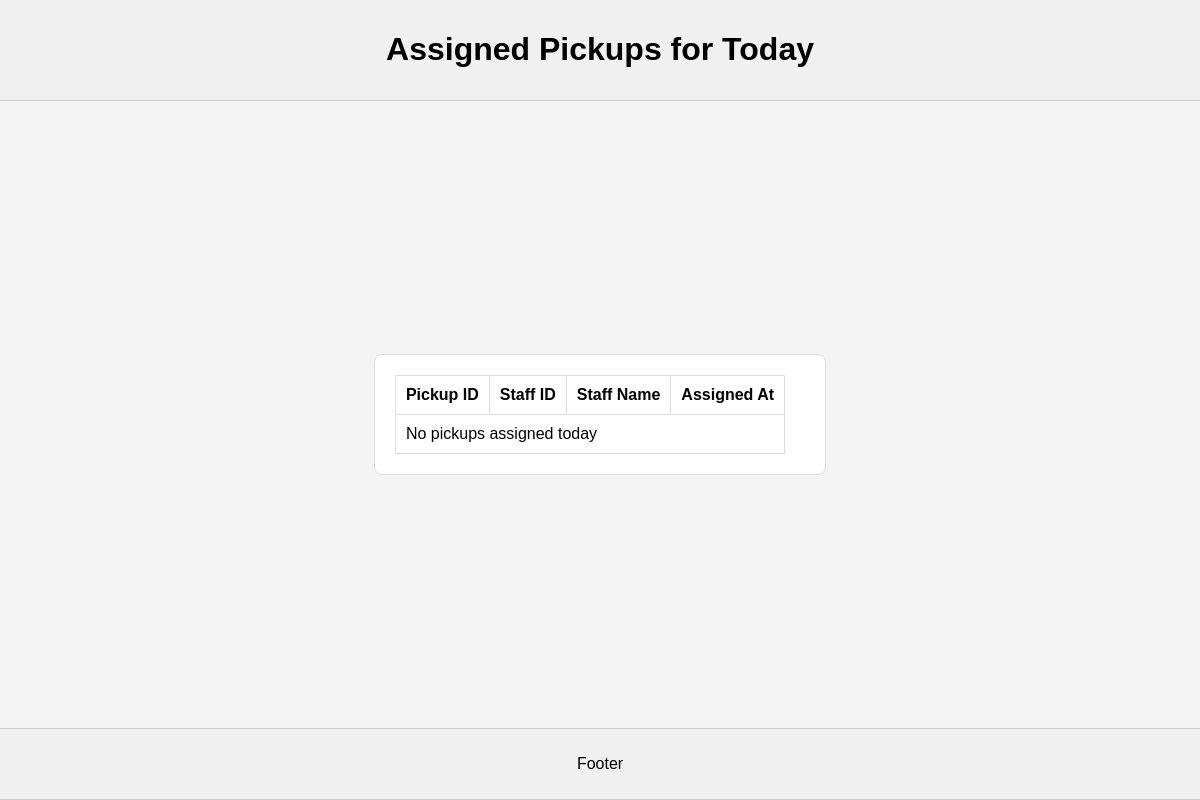
The page /assigned_pickups/ on the database as committed earlier.
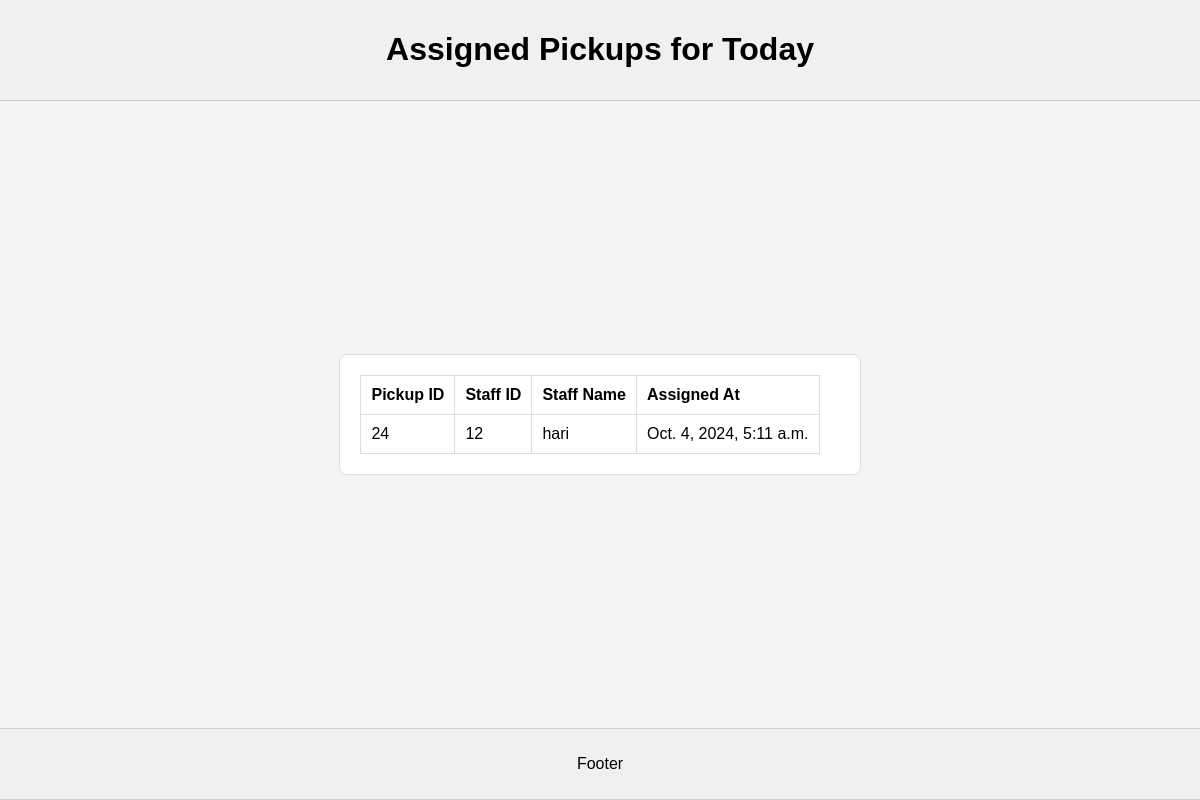
The same page on the database as committed later.
### WM_app/models.py (models this page shows, shortened)
class Assigned(models.Model):
    staff_id=models.IntegerField(primary_key=True)
    staff_name=models.CharField(max_length=255)
    pickup_id=models.IntegerField()
    assigned_at=models.DateTimeField(default=timezone.now)

### WM_app/views.py (the view)
# urls.py: path('assigned_pickups/',views.assigned_pickups,name='assigned_pickups'),
def assigned_pickups(request):
    today=timezone.now().date()
    assigned_pickups_today=Assigned.objects.filter(assigned_at__date=today).order_by('-assigned_at')
    context={
        'assigned_pickups':assigned_pickups_today
    }
    return render(request,'assigned.html',context)

### template/assigned.html (shortened to what this page needs)
<!DOCTYPE html>
<html lang="en">
<head>
    {% load static %}
</head>
<body>
    <header class="header">
        <h1>Assigned Pickups for Today</h1>
    </header>
    <div class="container">
        <div class="table-container">
            <table>
                <thead>
                    <tr>
                        <th>Pickup ID</th>
                        <th>Staff ID</th>
                        <th>Staff Name</th>
                        <th>Assigned At</th>
                    </tr>
                </thead>
                <tbody>
                    {% for assigned in assigned_pickups %}
                        <tr>
                            <td>{{ assigned.pickup_id }}</td>
                            <td>{{ assigned.staff_id }}</td>
                            <td>{{ assigned.staff_name }}</td>
                            <td>{{ assigned.assigned_at }}</td>
                        </tr>
                    {% empty %}
                        <tr>
                            <td colspan="4">No pickups assigned today</td>
                        </tr>
                    {% endfor %}
                </tbody>
            </table>
        </div>
    </div>
    <footer class="footer">
        <p>Footer</p>
    </footer>
</body>
</html>

Rows that differ between the two databases and show on the page:
now on this page (row edited): Assigned: pickup_id "24", staff_id "12", staff_name "hari", assigned_at "Oct. 4, 2024, 5:11 a.m."
Other text that changed with them:
text no longer shown: "No pickups assigned today"
